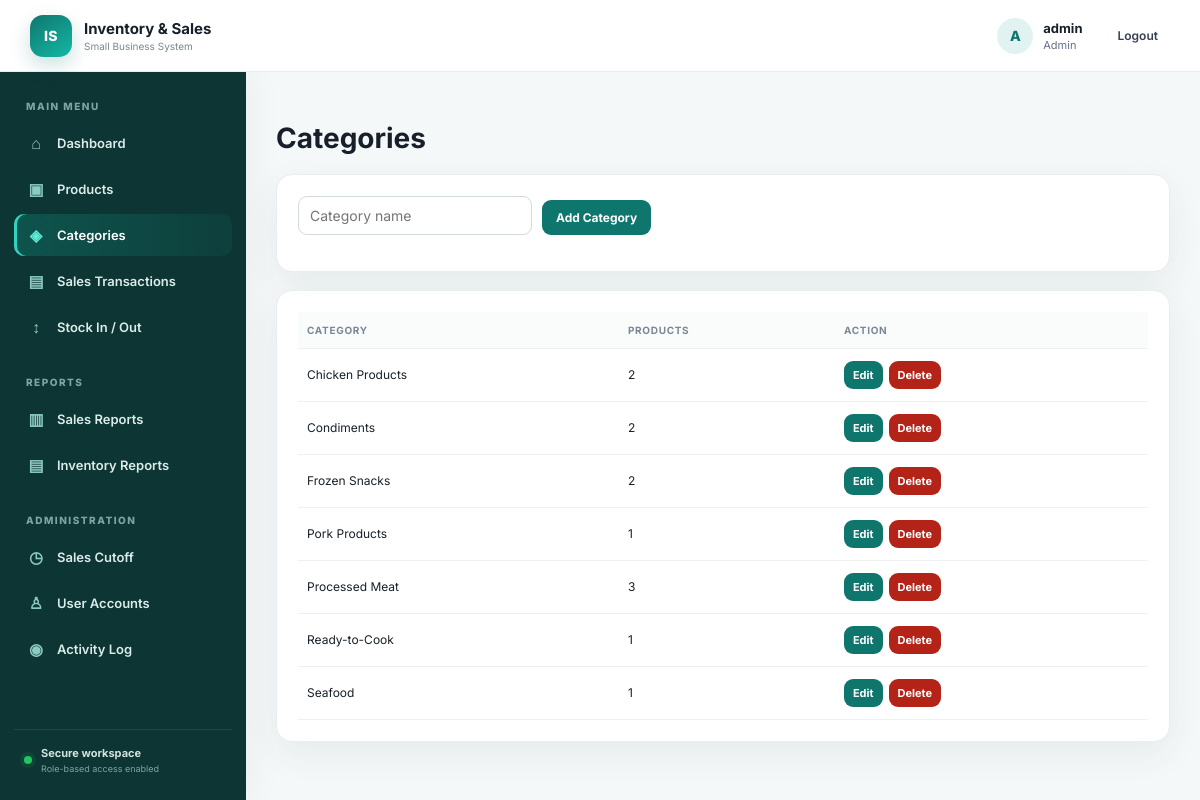
Page /categories (signed in) on the committed database.
### tables this page shows
CREATE TABLE categories (id INTEGER PRIMARY KEY AUTOINCREMENT, name TEXT UNIQUE NOT NULL);

### app.py (the view, shortened to what this page needs)
@app.route("/categories", methods=["GET", "POST"])
@login_required
def categories():
    conn = db()
    rows = conn.execute("""
        SELECT c.*, COUNT(p.id) product_count
        FROM categories c LEFT JOIN products p ON p.category_id=c.id
        GROUP BY c.id ORDER BY c.name
    """).fetchall()
    conn.close()
    return render_template("categories.html", categories=rows)

### app.py (called while the page is built)
def db():
    conn = sqlite3.connect(DB)
    conn.row_factory = sqlite3.Row
    conn.execute("PRAGMA foreign_keys = ON")
    return conn

def login_required(f):
    @wraps(f)
    def wrapped(*args, **kwargs):
        if "user_id" not in session:
            return redirect(url_for("login"))
        return f(*args, **kwargs)
    return wrapped

### templates/categories.html
{% extends "base.html" %}{% block content %}
<h1>Categories</h1>{% if session.role=="Admin" %}<div class="panel"><form class="inline" method="post"><input name="name" placeholder="Category name" required><button>Add Category</button></form></div>{% endif %}
<div class="panel"><table><tr><th>Category</th><th>Products</th><th>Action</th></tr>{% for c in categories %}<tr><td>{{c.name}}</td><td>{{c.product_count}}</td><td>{% if session.role=="Admin" %}<div class="action-group"><a class="btnlink small-btn" href="{{url_for('edit_category',category_id=c.id)}}">Edit</a><form method="post" action="{{url_for('delete_category',category_id=c.id)}}" onsubmit="return confirm('Delete category?')"><button class="danger small-btn">Delete</button></form></div>{% else %}<span class="muted">View only</span>{% endif %}</td></tr>{% endfor %}</table></div>
{% endblock %}

### static/css/style.css (style rules this page uses)
:root { --teal:#0f766e;--teal2:#0d9488;--deep:#0b3b38;--ink:#17202a;--muted:#667085;--line:#e7eeee;--bg:#f5f8f8;--white:#fff;--danger:#b42318;--shadow:0 12px 35px rgba(16,55,52,.07) }
* { box-sizing:border-box }
html { scroll-behavior:smooth }
body { margin:0;font-family:Inter,Segoe UI,Arial,sans-serif;background:var(--bg);color:var(--ink);font-size:14px }
.panel { background:white;border:1px solid var(--line);border-radius:16px;padding:21px;box-shadow:var(--shadow);margin-bottom:18px }
table { width:100%;border-collapse:collapse;min-width:500px }
th,td { text-align:left;padding:12px 9px;border-bottom:1px solid #edf1f1;font-size:12px }
th { font-size:10px;color:#7b8794;text-transform:uppercase;letter-spacing:.7px;background:#fafcfc }
.btnlink,button { font:inherit;cursor:pointer }
.btnlink,button { background:var(--teal);color:white;border:0;text-decoration:none;padding:10px 14px;border-radius:9px;font-weight:700;font-size:12px }
.danger { background:#b42318!important }
.toolbar,.inline { display:flex;gap:10px;align-items:end;margin-bottom:15px }
input,select { font:inherit;padding:10px 11px;border:1px solid #d2dada;border-radius:9px;background:#fff;color:#27343a;outline:none }
.small-btn { padding:7px 9px;font-size:11px }
.action-group { display:flex;gap:6px;align-items:center }
.action-group form { margin:0 }

### rows in the picture
categories: name "Chicken Products", product_count "2"
categories: name "Condiments", product_count "2"
categories: name "Frozen Snacks", product_count "2"
categories: name "Pork Products", product_count "1"
categories: name "Processed Meat", product_count "3"
categories: name "Ready-to-Cook", product_count "1"
categories: name "Seafood", product_count "1"

### other values in the picture
{{ session.username[:1]|upper }} "A"
{{ session.username }} "admin"
{{ session.role }} "Admin"
